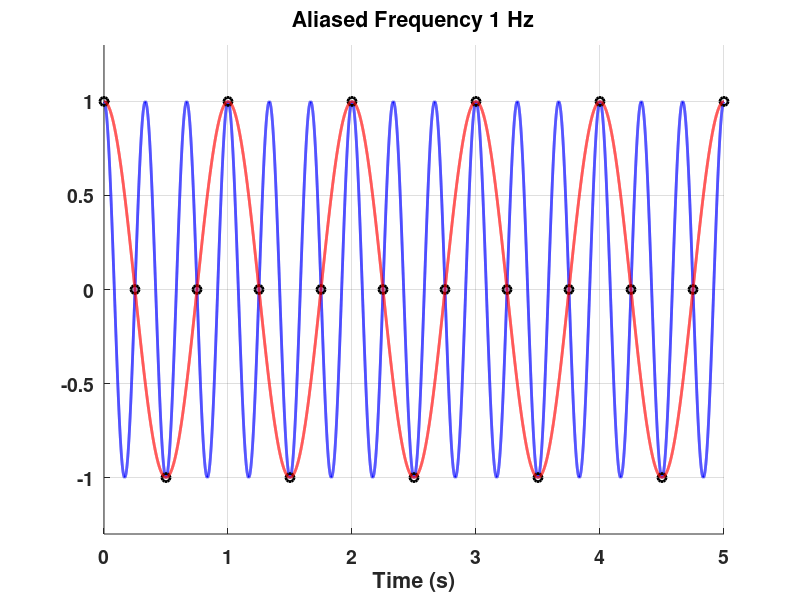

Source code (MATLAB):
close all; 
clear;

%set time vector and frequency for "continous-time" sinusoid
tMax = 5;
t    = 0:0.0001:tMax;
f    = 3;

%set sampling rate for sampled sinusoid
fs    = 4;
tSamp = 0:1/fs:tMax;
% disp(tSamp);

%create "continuous" and sampled signals
xCont = cos(2*pi*f*t);
xSamp = cos(2*pi*f*tSamp);

figure;
hold on;
set(gca,'fontsize',14,'fontweight','bold');
plot(t,xCont,'b','linewidth',2);
plot(tSamp,xSamp,'ko','linewidth',2);

%compute aliased frequency
if fs < 2*f
    
    %determine aliased frequency
    keepGoing = 1;
    m         = 0;
    while(keepGoing)
        fAlias = abs(f-m*fs);
        if fAlias <= fs/2
            keepGoing = 0;
        else
            m = m+1;
        end
    end
    %plot aliased sinusoid
    plot(t,cos(2*pi*fAlias*t),'r','linewidth',2);
    title(['Aliased Frequency ' num2str(fAlias) ' Hz']);
else
    title('No Aliasing');
end

ylim([-1.3 1.3]);
grid on;
xlabel('Time (s)');